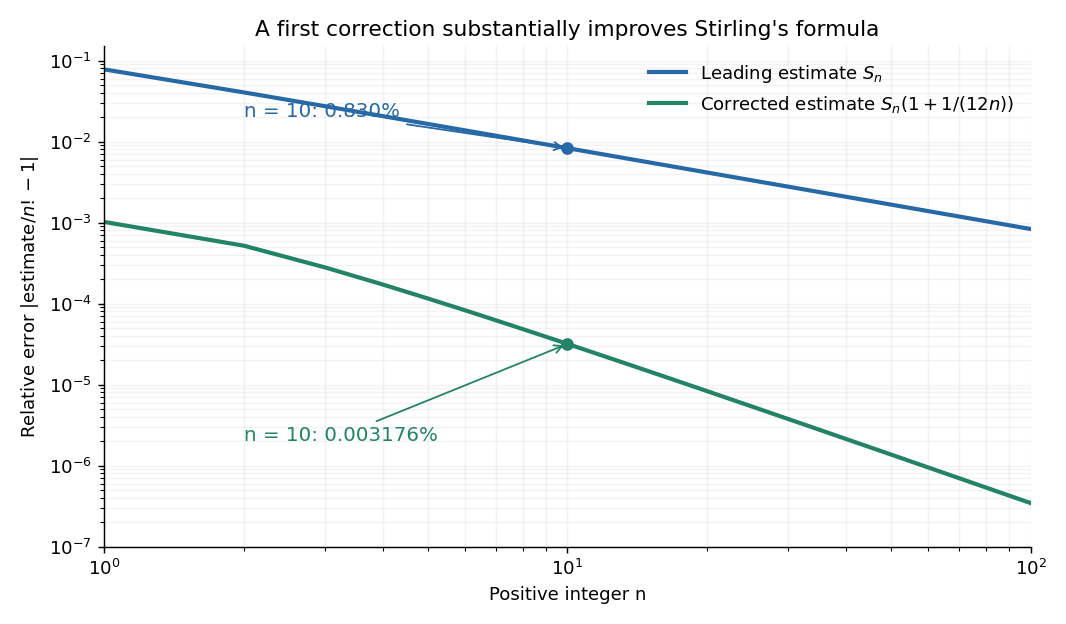

This figure's Python source:
"""Relative errors for factorial estimates; opaque PNG written to CWD.

Python 3.14.4, NumPy 2.3.5, Matplotlib 3.10.7.
"""
from math import exp, factorial, log, pi
from pathlib import Path

import matplotlib.pyplot as plt
import numpy as np


def main():
    n = np.arange(1, 101)
    log_s = 0.5 * np.log(2 * pi * n) + n * (np.log(n) - 1)
    # The reference is the exact integer factorial, rather than a second
    # asymptotic approximation or a gamma-library approximation.
    log_exact = np.array([log(factorial(int(k))) for k in n])
    leading = np.abs(np.expm1(log_s - log_exact))
    corrected = np.abs(np.expm1(log_s + np.log1p(1 / (12 * n)) - log_exact))
    assert np.all(corrected < leading)
    assert np.isclose(leading[9], 0.008295960443936, atol=1e-12)
    fig, ax = plt.subplots(figsize=(8.2, 4.8), dpi=130)
    fig.patch.set_facecolor("white")
    ax.set_facecolor("white")
    ax.loglog(n, leading, color="#2768a6", lw=2.3,
              label=r"Leading estimate $S_n$")
    ax.loglog(n, corrected, color="#238367", lw=2.3,
              label=r"Corrected estimate $S_n(1+1/(12n))$")
    ax.scatter([10], [leading[9]], color="#2768a6", zorder=4)
    ax.scatter([10], [corrected[9]], color="#238367", zorder=4)
    ax.annotate("n = 10: 0.830%", (10, leading[9]), (2, 0.02),
                arrowprops={"arrowstyle": "->", "color": "#2768a6"},
                color="#2768a6", fontsize=11)
    ax.annotate("n = 10: 0.003176%", (10, corrected[9]), (2, 2e-6),
                arrowprops={"arrowstyle": "->", "color": "#238367"},
                color="#238367", fontsize=11)
    ax.set(xlim=(1, 100), ylim=(1e-7, 0.15), xlabel="Positive integer n",
           ylabel=r"Relative error $|\mathrm{estimate}/n!-1|$",
           title="A first correction substantially improves Stirling's formula")
    ax.legend(loc="upper right", frameon=False, fontsize=10)
    ax.grid(which="both", alpha=0.15)
    ax.spines[["top", "right"]].set_visible(False)
    fig.tight_layout()
    fig.savefig(Path.cwd() / Path(__file__).with_suffix(".png").name,
                facecolor="white")
    plt.close(fig)


if __name__ == "__main__":
    main()
